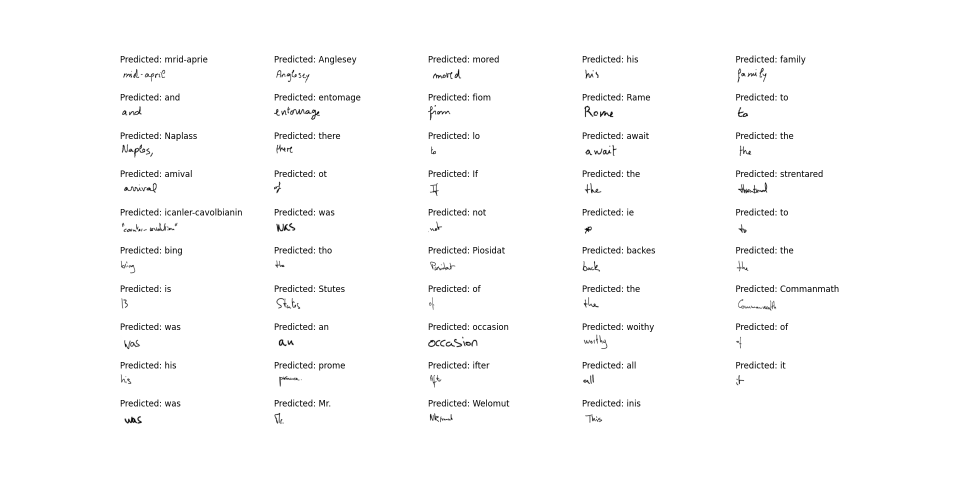
#> input picture target/final results/iam-trained.png, 1920 x 977 px, given in place of image0.png, which was not available (shown at 1/2 size)
$ python bb.py
#> lines starting #> are read from the running program, lines starting #| are printed output that depends on the picture; after the words box and inside, x2 and y2 are one past the last pixel; in counts of white or black regions, pixels touching at a corner belong together; pictures that were not available may be replaced by others from this repository, and a replacement may not be noted
### src/dataloader/preprocessor.py
import numpy as np
import tensorflow as tf
from tensorflow.keras import layers

from src import constants


class Preprocessor:
    def __init__(self):
        self.random_invert = self.random_invert()

    # [7 lines left out: function random_invert_img, not called in this run]

    def random_invert(self, factor=0.5):
        return layers.Lambda(lambda x: self.random_invert_img(x, factor))

    # [39 lines left out: functions augmentation, preprocess, not called in this run]

### src/dataloader/tokenizer.py
import unicodedata
from itertools import groupby
import tensorflow as tf

import numpy as np


class Tokenizer:
    def __init__(self, chars, max_text_length=128):
        self.PAD_TK, self.UNK_TK = "¶", "¤"
        self.chars = (self.PAD_TK + self.UNK_TK + chars)

        self.PAD = self.chars.find(self.PAD_TK)
        self.UNK = self.chars.find(self.UNK_TK)

        self.vocab_size = len(self.chars)
        self.maxlen = max_text_length

    # [33 lines left out: functions encode, decode, remove_tokens, not called in this run]

### src/network/model.py
import os

import numpy as np
import tensorflow as tf

from contextlib import redirect_stdout
from tensorflow.keras.layers import Input, Conv2D, Dense, Activation, Multiply, Dropout, MaxPooling2D, Reshape, \
    Bidirectional, GRU
from tensorflow.keras.layers import PReLU, BatchNormalization
from tensorflow.keras.optimizers import RMSprop
from tensorflow.keras.optimizers.schedules import LearningRateSchedule
from tensorflow.keras import Model
from tensorflow.keras.constraints import MaxNorm
from tensorflow.keras import backend as K
from tensorflow.keras.callbacks import CSVLogger, TensorBoard, ModelCheckpoint, EarlyStopping, ReduceLROnPlateau

from src import constants as cfg


class HTRModel:
    def __init__(self, architecture, input_size, vocab_size, greedy=False,
                 beam_width=10,
                 top_paths=1):
        self.learning_schedule = False
        self.model = None
        self.architecture = globals()[architecture]
        self.input_size = input_size
        self.vocab_size = vocab_size
        self.stop_tolerance = cfg.STOP_TOLERANCE
        self.reduce_tolerance = cfg.REDUCE_TOLERANCE
        self.cooldown = cfg.COOLDOWN
        self.greedy = greedy
        self.beam_width = beam_width
        self.top_paths = max(1, top_paths)

    # [7 lines left out: function summary, not called in this run]

    def load_checkpoint(self, target=None):
        if target is not None and os.path.isfile(target):
            if self.model is None:
                self.compile()
            self.model.load_weights(target)

    # [30 lines left out: function get_callbacks, not called in this run]

    def compile(self, learning_rate=cfg.LEARNING_RATE, initial_step=0):
        if learning_rate is None:
            learning_rate = CustomSchedule(output_units=self.vocab_size + 2, initial_step=initial_step)
            self.learning_schedule = True
        input, outputs = self.architecture(self.input_size, self.vocab_size + 2)
        optimizer = RMSprop(learning_rate=learning_rate)
        # target = Input(name="target",shape=(82,))
        self.model = Model(inputs=input, outputs=outputs, name="model_inf")
        self.model.compile(optimizer=optimizer, loss=self.ctc_loss_lambda_function)

    # [88 lines left out: functions fit, predict, ctc_loss_lambda_function, not called in this run]


class CustomSchedule(LearningRateSchedule):
    # [10 lines left out: functions __init__, __call__, not called in this run]


class FullGatedConv2D(Conv2D):
    def __init__(self, filters, **kwargs):
        super(FullGatedConv2D, self).__init__(filters=filters * 2, **kwargs)
        self.nb_filters = filters

    # [5 lines left out: function call, not called in this run]

    def compute_output_shape(self, input_shape):
        output_shape = super(FullGatedConv2D, self).compute_output_shape(input_shape)
        return tuple(output_shape[:3]) + (self.nb_filters * 2,)

    # [5 lines left out: function get_config, not called in this run]


def flor(input_size, output_units):
    input_data = Input(name="input", shape=input_size)

    cnn = Conv2D(filters=16, kernel_size=(3, 3), strides=(2, 2), padding="same", kernel_initializer="he_uniform")(
        input_data)
    cnn = PReLU(shared_axes=[1, 2])(cnn)
    cnn = BatchNormalization(renorm=True)(cnn)
    cnn = FullGatedConv2D(filters=16, kernel_size=(3, 3), padding="same")(cnn)

    cnn = Conv2D(filters=32, kernel_size=(3, 3), strides=(1, 1), padding="same", kernel_initializer="he_uniform")(cnn)
    cnn = PReLU(shared_axes=[1, 2])(cnn)
    cnn = BatchNormalization(renorm=True)(cnn)
    cnn = FullGatedConv2D(filters=32, kernel_size=(3, 3), padding="same")(cnn)

    cnn = Conv2D(filters=40, kernel_size=(2, 4), strides=(2, 4), padding="same", kernel_initializer="he_uniform")(cnn)
    cnn = PReLU(shared_axes=[1, 2])(cnn)
    cnn = BatchNormalization(renorm=True)(cnn)
    cnn = FullGatedConv2D(filters=40, kernel_size=(3, 3), padding="same", kernel_constraint=MaxNorm(4, [0, 1, 2]))(cnn)
    cnn = Dropout(rate=0.2)(cnn)

    cnn = Conv2D(filters=48, kernel_size=(3, 3), strides=(1, 1), padding="same", kernel_initializer="he_uniform")(cnn)
    cnn = PReLU(shared_axes=[1, 2])(cnn)
    cnn = BatchNormalization(renorm=True)(cnn)
    cnn = FullGatedConv2D(filters=48, kernel_size=(3, 3), padding="same", kernel_constraint=MaxNorm(4, [0, 1, 2]))(cnn)
    cnn = Dropout(rate=0.2)(cnn)

    cnn = Conv2D(filters=56, kernel_size=(2, 4), strides=(2, 4), padding="same", kernel_initializer="he_uniform")(cnn)
    cnn = PReLU(shared_axes=[1, 2])(cnn)
    cnn = BatchNormalization(renorm=True)(cnn)
    cnn = FullGatedConv2D(filters=56, kernel_size=(3, 3), padding="same", kernel_constraint=MaxNorm(4, [0, 1, 2]))(cnn)
    cnn = Dropout(rate=0.2)(cnn)

    cnn = Conv2D(filters=64, kernel_size=(3, 3), strides=(1, 1), padding="same", kernel_initializer="he_uniform")(cnn)
    cnn = PReLU(shared_axes=[1, 2])(cnn)
    cnn = BatchNormalization(renorm=True)(cnn)

    cnn = MaxPooling2D(pool_size=(1, 2), strides=(1, 2), padding="valid")(cnn)

    cnn = Reshape((cnn.get_shape()[1], cnn.get_shape()[2] * cnn.get_shape()[3]))(cnn)

    bgru = Bidirectional(GRU(units=128, return_sequences=True, dropout=0.5))(cnn)
    bgru = Dense(units=256)(bgru)

    bgru = Bidirectional(GRU(units=128, return_sequences=True, dropout=0.5))(bgru)
    output_data = Dense(units=output_units, activation="softmax")(bgru)

    return input_data, output_data

### src/docprocessor/bb.py
import os
import cv2
import matplotlib.pyplot as plt
import numpy as np
from src.dataloader.preprocessor import Preprocessor
from src.dataloader.tokenizer import Tokenizer
from src.network.model import HTRModel
from src import constants
import tensorflow as tf
import string

image_file = r'C:\Users\g.shankar.behera\My Files\Project\Code\MyCode\data files\datasets\ocr_sample_files\ocr_sample_images\image0.png'
img = cv2.imread(image_file)
#> img is the input picture: shape (977, 1920, 3); min 0, max 255, mean 250.8
gray = cv2.cvtColor(img, cv2.COLOR_BGR2GRAY)

thresh = cv2.threshold(gray, 0, 255,
                       cv2.THRESH_BINARY_INV + cv2.THRESH_OTSU)[1]
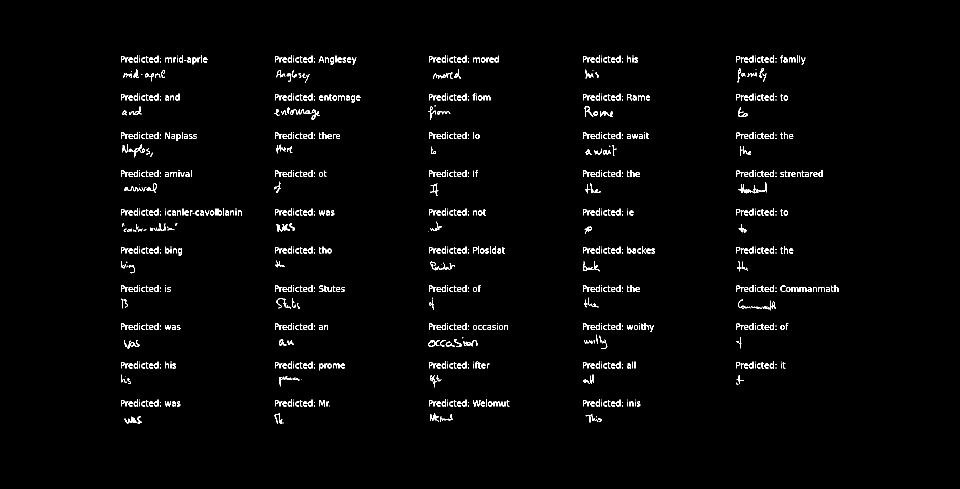
#> thresh: shape (977, 1920) (shown at 1/2 size); 1.9% white in thin lines or dots, all inside (x1, y1, x2, y2) = (242, 111, 1677, 848)

horizontal_kernel = cv2.getStructuringElement(cv2.MORPH_RECT, (21, 1))
detected_lines = cv2.morphologyEx(thresh, cv2.MORPH_OPEN, horizontal_kernel, iterations=2)
#> detected_lines: shape (977, 1920); every value is 0

cnts = cv2.findContours(detected_lines, cv2.RETR_EXTERNAL, cv2.CHAIN_APPROX_SIMPLE)
#> cnts = 0 contours
cnts = cnts[0] if len(cnts) == 2 else cnts[1]
#> cnts = []
for c in cnts:
    cv2.drawContours(img, [c], -1, (255, 255, 255), 2)
#> this loop made 0 passes

repair_kernel = cv2.getStructuringElement(cv2.MORPH_RECT, (1, 6))
#> repair_kernel = [1, 1, 1, 1, 1, 1]
result = 255 - cv2.morphologyEx(255 - img,
                                cv2.MORPH_CLOSE,
                                repair_kernel, iterations=1)
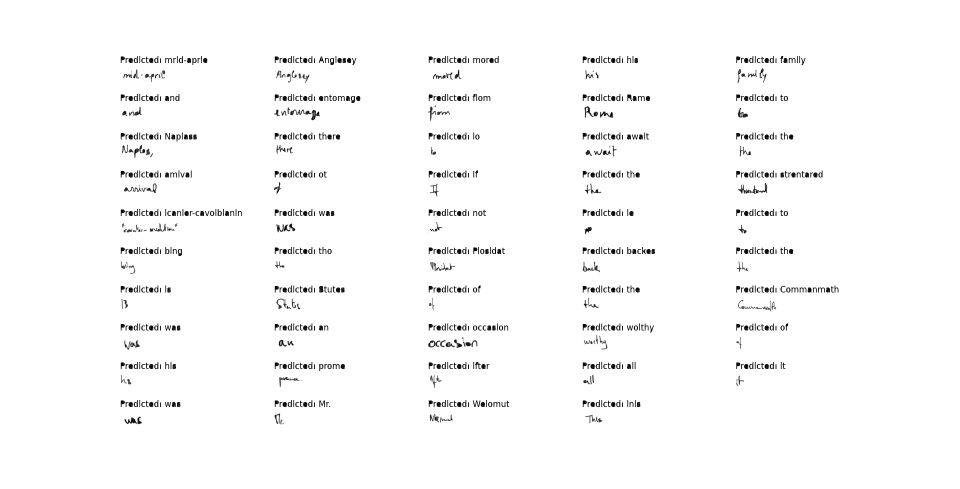
#> result: shape (977, 1920, 3) (shown at 1/2 size); min 0, max 255, mean 249.8

gray = cv2.cvtColor(result, cv2.COLOR_BGR2GRAY)
thresh = cv2.threshold(gray, 0, 255,
                       cv2.THRESH_BINARY_INV + cv2.THRESH_OTSU)[1]
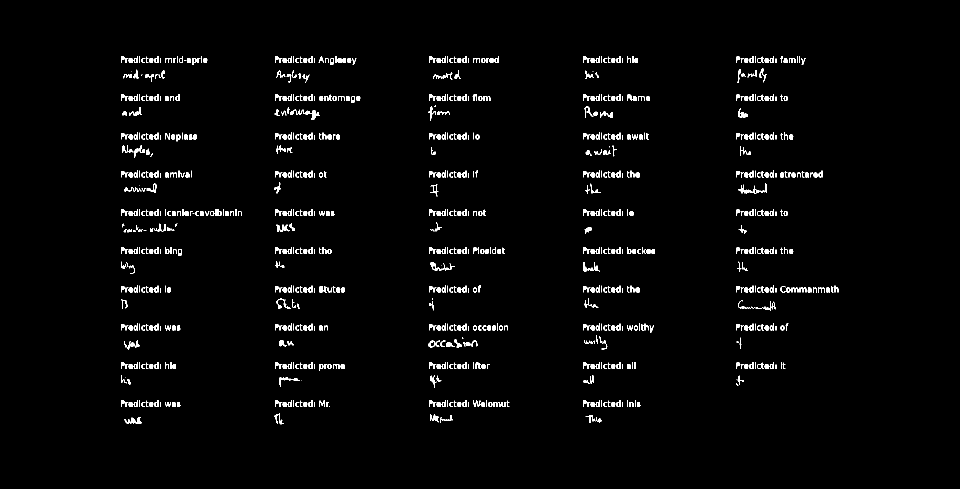
#> thresh: shape (977, 1920) (shown at 1/2 size); 2.3% white; 880 white regions (152 under 20 px), largest, box (x1, y1, x2, y2) and area: (1476, 366, 1534, 388) 334, (861, 524, 910, 542) 221, (623, 220, 640, 240) 165

vertical_kernel = cv2.getStructuringElement(cv2.MORPH_RECT, (1, 99))
#> vertical_kernel = 99 values from 1 to 1
detected_vlines = cv2.morphologyEx(thresh,
                                   cv2.MORPH_OPEN,
                                   vertical_kernel, iterations=2)

cnts = cv2.findContours(detected_vlines, cv2.RETR_EXTERNAL, cv2.CHAIN_APPROX_SIMPLE)
#> cnts = 0 contours
cnts = cnts[0] if len(cnts) == 2 else cnts[1]
#> cnts = []
for c in cnts:
    cv2.drawContours(img, [c], -1, (255, 255, 255), 2)

repair_kernel = cv2.getStructuringElement(cv2.MORPH_RECT, (5, 1))
#> repair_kernel = [[1, 1, 1, 1, 1]]
result = 255 - cv2.morphologyEx(255 - img,
                                cv2.MORPH_CLOSE,
                                repair_kernel, iterations=1)
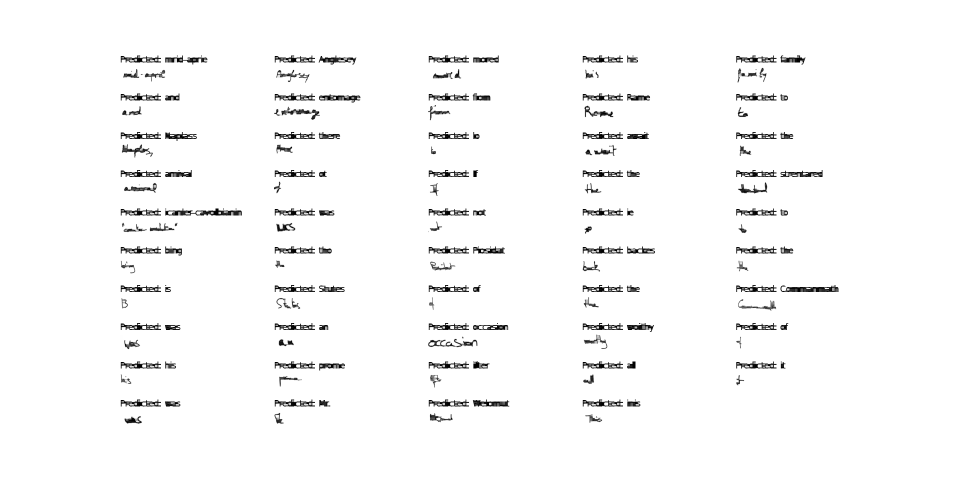
#> result: shape (977, 1920, 3) (shown at 1/2 size); min 0, max 255, mean 248.3

gray = cv2.cvtColor(result, cv2.COLOR_BGR2GRAY)
thresh = cv2.threshold(gray, 0, 255,
                       cv2.THRESH_BINARY_INV + cv2.THRESH_OTSU)[1]
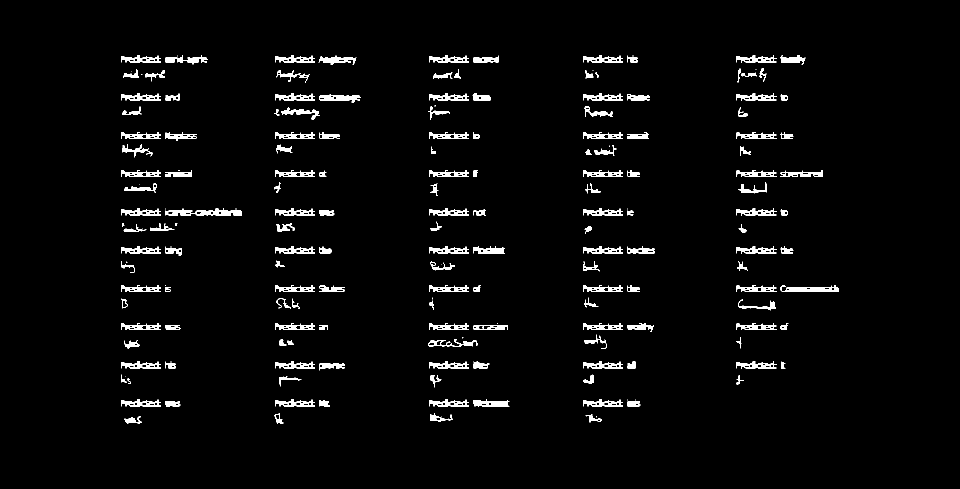
#> thresh: shape (977, 1920) (shown at 1/2 size); 2.9% white; 188 white regions (28 under 20 px)

rect_kernel = cv2.getStructuringElement(cv2.MORPH_CROSS, (1, 1))
#> rect_kernel = [1]
dilation = cv2.dilate(thresh, rect_kernel, iterations=1)

contours, hierarchy = cv2.findContours(dilation, cv2.RETR_EXTERNAL, cv2.CHAIN_APPROX_NONE)
#> contours = 188 contours, 32 with area under 20; largest, box (x1, y1, x2, y2) and area: (331, 417, 484, 431) 1174, (1561, 570, 1677, 584) 953, (638, 188, 721, 205) 695, (946, 799, 1019, 813) 640, (1561, 340, 1645, 354) 630

im2 = cv2.imread(image_file)
im2 = cv2.cvtColor(im2, cv2.COLOR_BGR2GRAY)

model = HTRModel("flor", constants.INPUT_SIZE, constants.VOCABULARY_SIZE)
model.compile()
#> (the call stopped at in flor, `input_data = Input(name="input", shape=input_size)`: tensorflow is not available in this run)
model.load_checkpoint(r'C:\Users\g.shankar.behera\My Files\Project\Code\HTR\output\word\flor\checkpoint_weights.hdf5')
preprocessor = Preprocessor()
tokenizer = Tokenizer(string.printable[:95])
minContourSize = 250


# [21 lines of commented-out code are left out]
def get_contour_precedence(contour, cols):
#> called with contour = array of shape (3, 1, 2), cols = 1920
    tolerance_factor = 10
    origin = cv2.boundingRect(contour)
#> origin = (1192, 833, 2, 2)
    return ((origin[1] // tolerance_factor) * tolerance_factor) * cols + origin[0]


contours.sort(key=lambda x: get_contour_precedence(x, img.shape[1]))
for cnt in contours:
    if cv2.contourArea(cnt) > minContourSize:
        x, y, w, h = cv2.boundingRect(cnt)
        im2 = cv2.rectangle(im2, (x, y), (x + w, y + h), (255, 0, 0), 4)
        # im2=cv2.cvtColor(im2,cv2.COLOR_BGR2GRAY)
        cropped = im2[y:y + h, x:x + w]
        # plt.imshow(im2)
        # plt.show()
#> (the run stopped early here; a loop or call above may not have finished)

$ run again, on ac installation bill (1).png
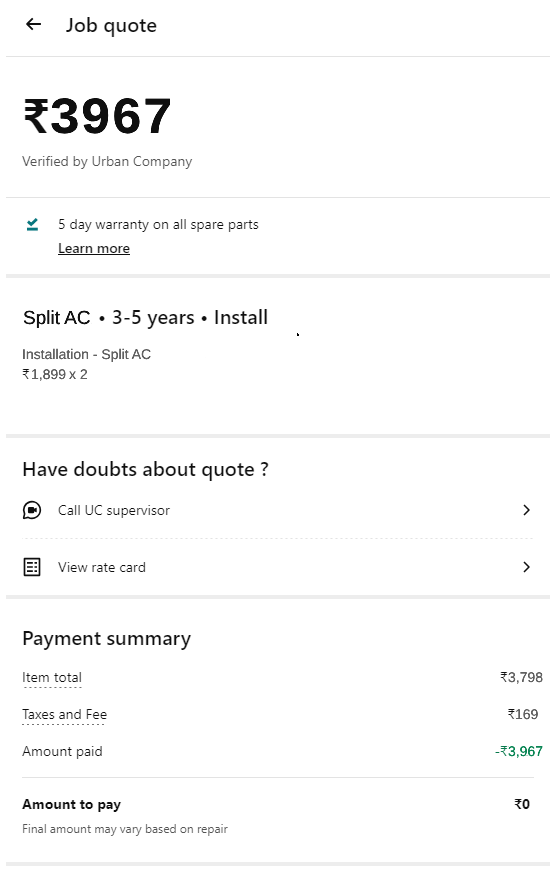
#> input picture ac installation bill (1).png, 553 x 890 px, given in place of image0.png, which was not available
#> img is the input picture: shape (890, 553, 3); mean B, G, R 250.2, 250.2, 250.1
#> `detected_lines = cv2.morphologyEx(thresh, cv2.MORPH_OPEN, horizontal_k..`:
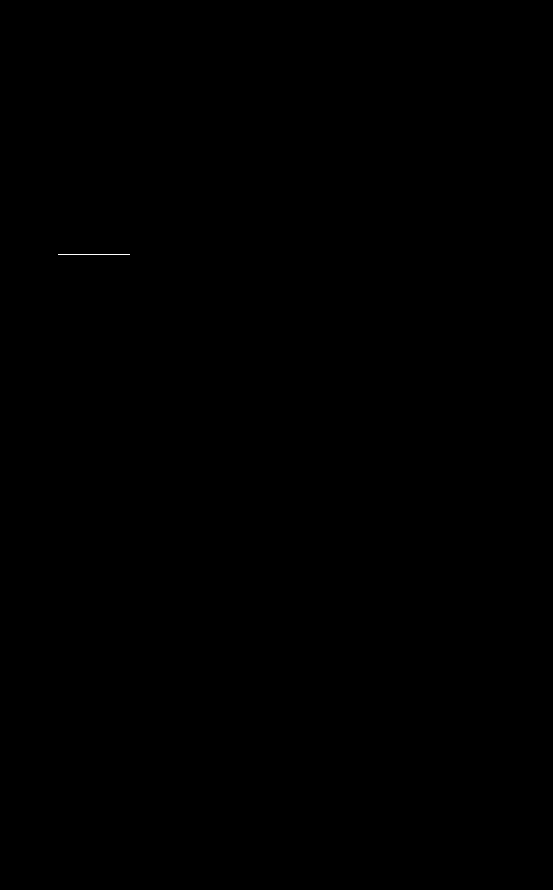
#> detected_lines: shape (890, 553); 0.01% white in thin lines or dots, all inside (x1, y1, x2, y2) = (58, 254, 130, 255)
#> `cnts = cv2.findContours(detected_lines, cv2.RETR_EXTERNAL, cv2.CHAIN_A..`: cnts = 1 contour, all with area under 20
#> `cnts = cnts[0] if len(cnts) == 2 else cnts[1]`: cnts = [[[58, 254], [129, 254]]]
#> the loop `for c in cnts:` made 1 pass
#> c on pass 1: [[58, 254], [129, 254]]
#> `repair_kernel = cv2.getStructuringElement(cv2.MORPH_RECT, (1, 6))`: repair_kernel = [1, 1, 1, 1, 1, 1]
#> vertical_kernel = 99 values from 1 to 1
#> detected_vlines: shape (890, 553); every value is 0
#> `cnts = cv2.findContours(detected_vlines, cv2.RETR_EXTERNAL, cv2.CHAIN_..`: cnts = 0 contours
#> `cnts = cnts[0] if len(cnts) == 2 else cnts[1]`: cnts = []
#> `repair_kernel = cv2.getStructuringElement(cv2.MORPH_RECT, (5, 1))`: repair_kernel = [[1, 1, 1, 1, 1]]
#> `thresh = cv2.threshold(gray, 0, 255, cv2.THRESH_BINARY_INV + cv2.THRES..`:
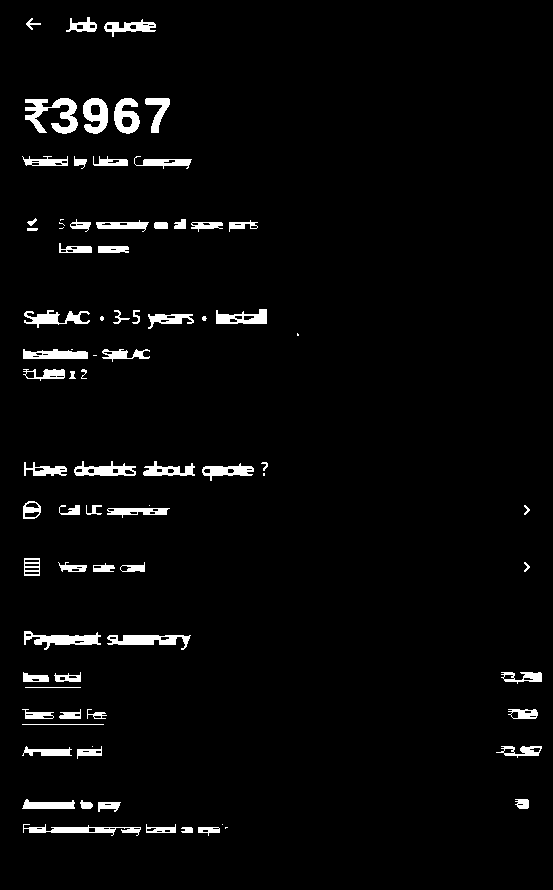
#> thresh: shape (890, 553); 3.3% white; 81 white regions (13 under 20 px)
#> rect_kernel = [1]
#> contours = 81 contours, 20 with area under 20; largest, box (x1, y1, x2, y2) and area: (25, 98, 78, 134) 783, (83, 98, 108, 134) 617, (114, 98, 140, 134) 603, (24, 631, 101, 650) 580, (107, 635, 191, 650) 576
#> origin = (225, 827, 3, 2)
